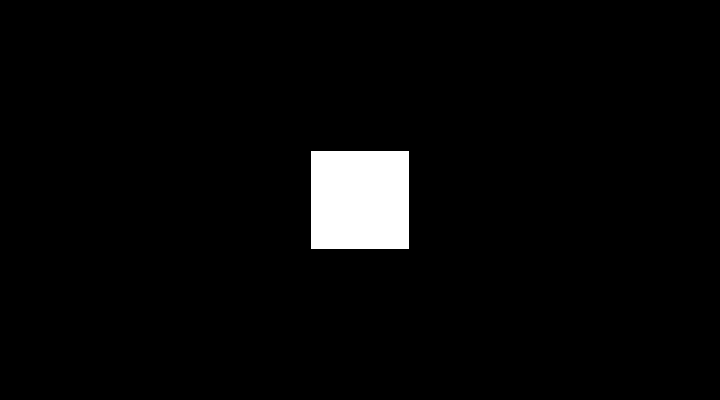
Frame 1 (no input)
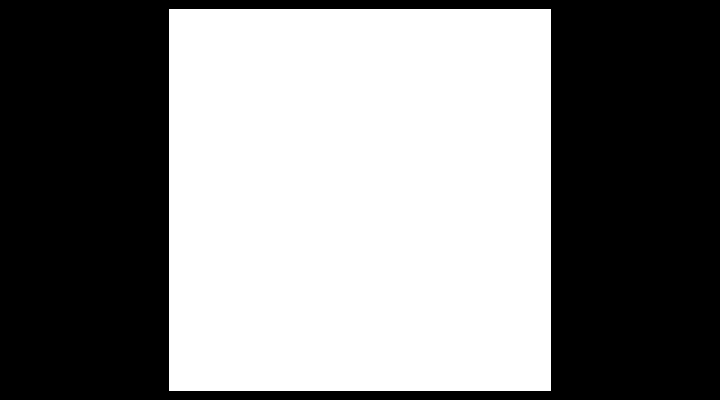
Frame 60 (no input)
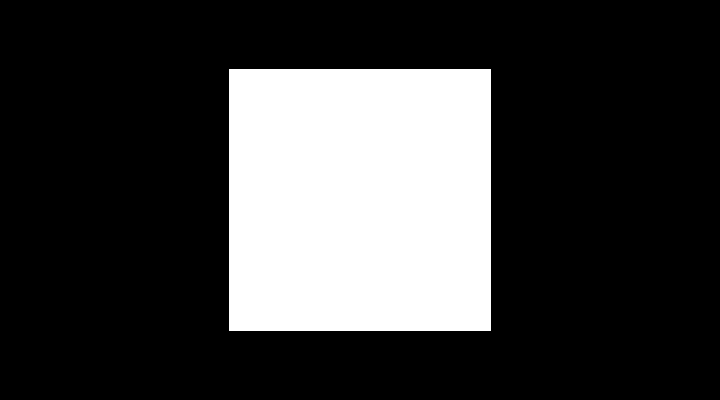
Frame 120 (the mouse pressed at the canvas centre since frame 60)

The p5.js sketch that drew these frames (run headless with seeded random() and noise() and a simulated clock; from frame 60 on, the mouse is pressed at the canvas centre):

// p5.js sketch
// ── sketch.js
var length = 100; // define a 'state' variable letting us know how big of a square to draw

// The statements in the setup() function execute a single time when the program begins
function setup() {
  createCanvas(720, 400) // createCanvas must be the first statement
  noStroke() // turn off strokes (we don't want our shapes to be outlined)
  rectMode(CENTER) // the rect() command will draw from the center rather than the corner
  frameRate(60) // update the screen (by calling draw()) 60 times per second
}

// The statements in draw() are executed until the program is stopped.
// Each statement is executed in sequence until the function 'exits'.
// A fraction of a second later the function will start again, running from first line to last.
function draw() {
  // Set the background to black (and clear the screen in the process) the most important thing is cleaning the background to achieve the effect
  background(0)

  // decrement the current length value
  length = length - 2
  if (length < 0) {
    length = height
  }
  
  console.log(length)
  //in console, 98, 96, 94.....0, 400, 308,,,,,

  // set the fill color to white
  fill(255)

  // draw a square in the center of screen, using the 'length' variable to set its dimensions.
  // ('width' & 'height' are automatic variables based on our createCanvas args)
  rect(width/2, height/2, length, length);
}
